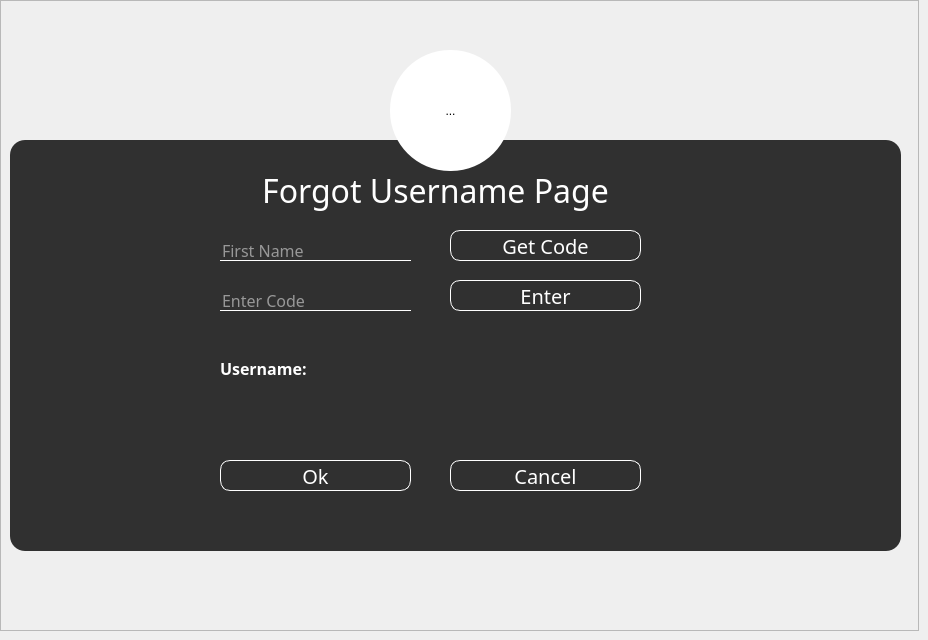
            <widget class="QWidget" name="page_email_reset">
             <widget class="QFrame" name="frame_13">
              <property name="geometry">
               <rect>
                <x>0</x>
                <y>0</y>
                <width>919</width>
                <height>631</height>
               </rect>
              </property>
              <property name="sizePolicy">
               <sizepolicy hsizetype="Maximum" vsizetype="Maximum">
                <horstretch>0</horstretch>
                <verstretch>0</verstretch>
               </sizepolicy>
              </property>
              <property name="maximumSize">
               <size>
                <width>919</width>
                <height>700</height>
               </size>
              </property>
              <property name="styleSheet">
               <string notr="true">background-image: url(:/icons/this.jpg);</string>
              </property>
              <property name="frameShape">
               <enum>QFrame::StyledPanel</enum>
              </property>
              <property name="frameShadow">
               <enum>QFrame::Raised</enum>
              </property>
              <widget class="QFrame" name="frame_14">
               <property name="geometry">
                <rect>
                 <x>10</x>
                 <y>140</y>
                 <width>891</width>
                 <height>411</height>
                </rect>
               </property>
               <property name="styleSheet">
                <string notr="true">*{
	font-family:century gothic;
	fontsize:24px;
}

QFrame
{
	background:rgba(0,0,0,0.8);
	border-radius:15px;
}

*{
	background-image: url(:/icons/librarybooks.jpg);
}


QLabel
{
	color:white;
	background: transparent;
}



QLineEdit
{
	background:transparent;
	border:none;
	color: rgb(15, 15, 15);
	border-bottom:1px solid  rgb(35, 35, 35);
}


</string>
               </property>
               <property name="frameShape">
                <enum>QFrame::StyledPanel</enum>
               </property>
               <property name="frameShadow">
                <enum>QFrame::Raised</enum>
               </property>
               <widget class="QPushButton" name="btn_user_reset">
                <property name="geometry">
                 <rect>
                  <x>210</x>
                  <y>320</y>
                  <width>191</width>
                  <height>31</height>
                 </rect>
                </property>
                <property name="font">
                 <font>
                  <family>century gothic</family>
                  <pointsize>15</pointsize>
                 </font>
                </property>
                <property name="styleSheet">
                 <string notr="true">QPushButton
{
	background: transparent;
	border-radius: 10px;
	color: rgb(255, 255, 255);
	border: 1px solid rgb(255, 255, 255)
}

QPushButton:hover
{
	background-color: rgb(0, 170, 255);
}</string>
                </property>
                <property name="text">
                 <string>Ok</string>
                </property>
               </widget>
               <widget class="QLabel" name="label_186">
                <property name="geometry">
                 <rect>
                  <x>180</x>
                  <y>10</y>
                  <width>491</width>
                  <height>81</height>
                 </rect>
                </property>
                <property name="font">
                 <font>
                  <family>century gothic</family>
                  <pointsize>24</pointsize>
                 </font>
                </property>
                <property name="text">
                 <string>Forgot Username Page</string>
                </property>
                <property name="alignment">
                 <set>Qt::AlignCenter</set>
                </property>
               </widget>
               <widget class="QLineEdit" name="lineEdit_username_2">
                <property name="geometry">
                 <rect>
                  <x>210</x>
                  <y>100</y>
                  <width>191</width>
                  <height>21</height>
                 </rect>
                </property>
                <property name="font">
                 <font>
                  <family>century gothic</family>
                  <pointsize>12</pointsize>
                 </font>
                </property>
                <property name="styleSheet">
                 <string notr="true">color: rgb(255, 255, 255);
border-bottom:1px solid  rgb(255, 255, 255);</string>
                </property>
                <property name="placeholderText">
                 <string>First Name</string>
                </property>
               </widget>
               <widget class="QPushButton" name="btn_cancel_3">
                <property name="geometry">
                 <rect>
                  <x>440</x>
                  <y>320</y>
                  <width>191</width>
                  <height>31</height>
                 </rect>
                </property>
                <property name="font">
                 <font>
                  <family>century gothic</family>
                  <pointsize>15</pointsize>
                 </font>
                </property>
                <property name="styleSheet">
                 <string notr="true">QPushButton
{
	background: transparent;
	border-radius: 10px;
	color: rgb(255, 255, 255);
	border: 1px solid rgb(255, 255, 255)
}

QPushButton:hover
{
	background-color: rgb(0, 170, 255);
}</string>
                </property>
                <property name="text">
                 <string>Cancel</string>
                </property>
               </widget>
               <widget class="QLabel" name="label_35">
                <property name="geometry">
                 <rect>
                  <x>210</x>
                  <y>270</y>
                  <width>621</width>
                  <height>16</height>
                 </rect>
                </property>
                <property name="font">
                 <font>
                  <family>century gothic</family>
                  <pointsize>12</pointsize>
                 </font>
                </property>
                <property name="text">
                 <string/>
                </property>
               </widget>
               <widget class="QPushButton" name="btn_code_3">
                <property name="geometry">
                 <rect>
                  <x>440</x>
                  <y>90</y>
                  <width>191</width>
                  <height>31</height>
                 </rect>
                </property>
                <property name="font">
                 <font>
                  <family>century gothic</family>
                  <pointsize>15</pointsize>
                 </font>
                </property>
                <property name="styleSheet">
                 <string notr="true">QPushButton
{
	background: transparent;
	border-radius: 10px;
	color: rgb(255, 255, 255);
	border: 1px solid rgb(255, 255, 255)
}

QPushButton:hover
{
	background-color: rgb(0, 170, 255);
}</string>
                </property>
                <property name="text">
                 <string>Get Code</string>
                </property>
               </widget>
               <widget class="QLineEdit" name="lineEdit_username_code_2">
                <property name="geometry">
                 <rect>
                  <x>210</x>
                  <y>150</y>
                  <width>191</width>
                  <height>21</height>
                 </rect>
                </property>
                <property name="font">
                 <font>
                  <family>century gothic</family>
                  <pointsize>12</pointsize>
                 </font>
                </property>
                <property name="styleSheet">
                 <string notr="true">color: rgb(255, 255, 255);
border-bottom:1px solid  rgb(255, 255, 255);</string>
                </property>
                <property name="placeholderText">
                 <string>Enter Code</string>
                </property>
               </widget>
               <widget class="QPushButton" name="btn_code_4">
                <property name="geometry">
                 <rect>
                  <x>440</x>
                  <y>140</y>
                  <width>191</width>
                  <height>31</height>
                 </rect>
                </property>
                <property name="font">
                 <font>
                  <family>century gothic</family>
                  <pointsize>15</pointsize>
                 </font>
                </property>
                <property name="styleSheet">
                 <string notr="true">QPushButton
{
	background: transparent;
	border-radius: 10px;
	color: rgb(255, 255, 255);
	border: 1px solid rgb(255, 255, 255)
}

QPushButton:hover
{
	background-color: rgb(0, 170, 255);
}</string>
                </property>
                <property name="text">
                 <string>Enter</string>
                </property>
               </widget>
               <widget class="QLabel" name="label">
                <property name="geometry">
                 <rect>
                  <x>210</x>
                  <y>220</y>
                  <width>91</width>
                  <height>16</height>
                 </rect>
                </property>
                <property name="font">
                 <font>
                  <family>century gothic</family>
                  <pointsize>12</pointsize>
                  <weight>75</weight>
                  <bold>true</bold>
                 </font>
                </property>
                <property name="text">
                 <string>Username: </string>
                </property>
               </widget>
               <widget class="QLabel" name="label_username">
                <property name="geometry">
                 <rect>
                  <x>310</x>
                  <y>220</y>
                  <width>551</width>
                  <height>16</height>
                 </rect>
                </property>
                <property name="font">
                 <font>
                  <family>century gothic</family>
                  <pointsize>12</pointsize>
                  <underline>false</underline>
                 </font>
                </property>
                <property name="text">
                 <string/>
                </property>
               </widget>
              </widget>
             </widget>
             <widget class="QToolButton" name="toolButton_6">
              <property name="geometry">
               <rect>
                <x>390</x>
                <y>50</y>
                <width>121</width>
                <height>121</height>
               </rect>
              </property>
              <property name="styleSheet">
               <string notr="true">background:none;
background: white;
border-radius: 60px;</string>
              </property>
              <property name="text">
               <string>...</string>
              </property>
              <property name="icon">
               <iconset resource="icons.qrc">
                <normaloff>:/icons/ad.jpeg</normaloff>:/icons/ad.jpeg</iconset>
              </property>
              <property name="iconSize">
               <size>
                <width>80</width>
                <height>80</height>
               </size>
              </property>
             </widget>
            </widget>
